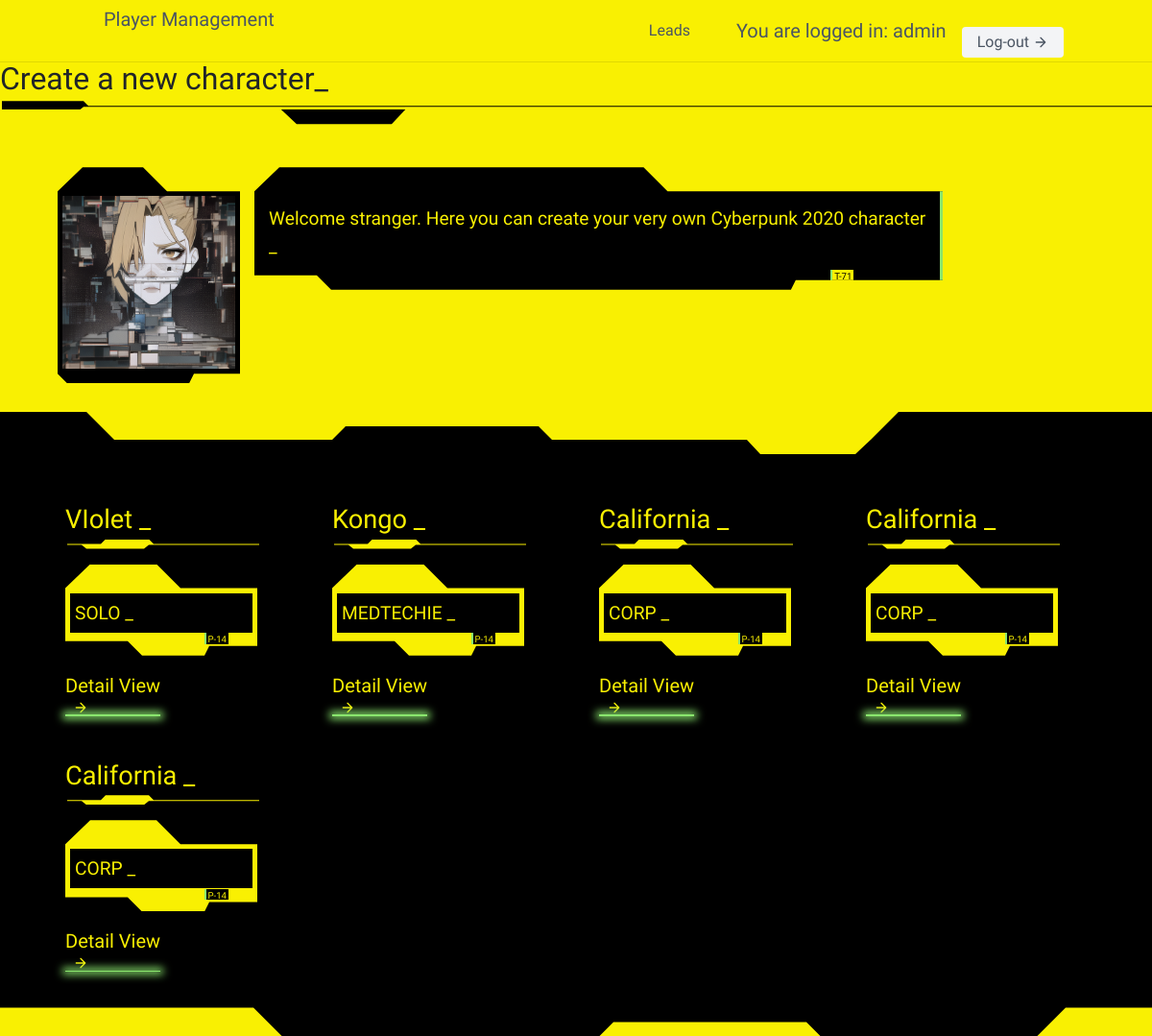
Page /cp2020/list/ (signed in) on the committed database.
### users/models.py (models this page shows)
class User(AbstractUser):
    pass

### cp2020/models.py (models this page shows, shortened)
class CharacterDetail(models.Model):
    SL = 'SOLO'
    RC = 'ROCKER'
    NR = "NETRUNNER"
    MD = "MEDIA"
    ND = "NOMAD"
    FX = "FIXER"
    CP = "COP"
    CR = "CORP"
    TC = "TECHIE"
    MC = "MEDTECHIE"
    ROLES = [
        (SL, "Solo"),
        (RC, "Rocker"),
        (NR, "Netrunner"),
        (MD, "Media"),
        (ND, "Nomad"),
        (FX, "Fixer"),
        (CP, "Cop"),
        (CR, "Corp"),
        (TC, "Techie"),
        (MC, "Medtechie"),
    ]
    user = models.ForeignKey(User, on_delete=models.CASCADE, blank=True, null=True)
    name = models.CharField(max_length=15)
    role = models.TextField(choices=ROLES, default=SL)
    picture = models.ImageField(upload_to='pictures_storage/',
                                height_field=None,
                                width_field=None,
                                max_length=200,
                                blank=True, null=True)
    stat_INT = models.DecimalField(max_digits=2, decimal_places=0, default=2,
                                    validators=[MinValueValidator(2), MaxValueValidator(10)])
    stat_REF = models.DecimalField(max_digits=2, decimal_places=0, default=2,
                                    validators=[MinValueValidator(2), MaxValueValidator(10)])
    stat_TECH = models.DecimalField(max_digits=2, decimal_places=0, default=2,
                                    validators=[MinValueValidator(2), MaxValueValidator(10)])
    stat_COOL = models.DecimalField(max_digits=2, decimal_places=0, default=2,
                                    validators=[MinValueValidator(2), MaxValueValidator(10)])
    stat_ATTR = models.DecimalField(max_digits=2, decimal_places=0, default=2,
                                    validators=[MinValueValidator(2), MaxValueValidator(10)])
    stat_LUCK = models.DecimalField(max_digits=2, decimal_places=0, default=2,
                                    validators=[MinValueValidator(2), MaxValueValidator(10)])
    stat_MA = models.DecimalField(max_digits=2, decimal_places=0, default=2,
                                    validators=[MinValueValidator(2), MaxValueValidator(10)])
    stat_BODY = models.DecimalField(max_digits=2, decimal_places=0, default=2,
                                    validators=[MinValueValidator(2), MaxValueValidator(10)])
    stat_EMP = models.DecimalField(max_digits=2, decimal_places=0, default=2,
                                    validators=[MinValueValidator(2), MaxValueValidator(10)])
    MA_Run = models.DecimalField(max_digits=3, decimal_places=0,
                                 blank=True, null=True)
    MA_Leap = models.DecimalField(max_digits=3, decimal_places=0,
                                  blank=True, null=True)
    MA_Lift = models.DecimalField(max_digits=3, decimal_places=0,
                                  blank=True, null=True)
    EMP_Humanity = models.DecimalField(max_digits=3, decimal_places=0,
                                       blank=True, null=True)
    BODY_Save_Nr = models.DecimalField(max_digits=3, decimal_places=0,
                                       blank=True, null=True)
    BODY_BTM = models.DecimalField(max_digits=3, decimal_places=0,
                                       blank=True, null=True)
    SKILL_Authority = models.DecimalField(max_digits=2, decimal_places=0, default=0)
    SKILL_Char_Leadership = models.DecimalField(max_digits=2, decimal_places=0, default=0)
    SKILL_Combat_Sense = models.DecimalField(max_digits=2, decimal_places=0, default=0)
    SKILL_Credibility = models.DecimalField(max_digits=2, decimal_places=0, default=0)
    SKILL_Family = models.DecimalField(max_digits=2, decimal_places=0, default=0)
    SKILL_Interface = models.DecimalField(max_digits=2, decimal_places=0, default=0)
    SKILL_Jury_Rig = models.DecimalField(max_digits=2, decimal_places=0, default=0)
    SKILL_Medical_Tech = models.DecimalField(max_digits=2, decimal_places=0, default=0)
    SKILL_Resources = models.DecimalField(max_digits=2, decimal_places=0, default=0)
    SKILL_Street_Deal = models.DecimalField(max_digits=2, decimal_places=0, default=0)
    ATRR_Personal_Grooming = models.DecimalField(max_digits=2, decimal_places=0, default=0)
    ATRR_Wardrobe_Style = models.DecimalField(max_digits=2, decimal_places=0, default=0)
    BODY_Endurance = models.DecimalField(max_digits=2, decimal_places=0, default=0)
    BODY_Strength_Feat = models.DecimalField(max_digits=2, decimal_places=0, default=0)
    BODY_Swimming = models.DecimalField(max_digits=2, decimal_places=0, default=0)
    COOL_Interrogation = models.DecimalField(max_digits=2, decimal_places=0, default=0)
    COOL_Intimidate = models.DecimalField(max_digits=2, decimal_places=0, default=0)
    COOL_Oratory = models.DecimalField(max_digits=2, decimal_places=0, default=0)
    COOL_Resist_Torture = models.DecimalField(max_digits=2, decimal_places=0, default=0)
    COOL_Streetwise = models.DecimalField(max_digits=2, decimal_places=0, default=0)
    EMPATHY_Human_Perception = models.DecimalField(max_digits=2, decimal_places=0, default=0)
    EMPATHY_Interview = models.DecimalField(max_digits=2, decimal_places=0, default=0)
    EMPATHY_Leadership = models.DecimalField(max_digits=2, decimal_places=0, default=0)
    EMPATHY_Seduction = models.DecimalField(max_digits=2, decimal_places=0, default=0)
    EMPATHY_Social = models.DecimalField(max_digits=2, decimal_places=0, default=0)
    EMPATHY_Persuasion = models.DecimalField(max_digits=2, decimal_places=0, default=0)
    EMPATHY_Perform = models.DecimalField(max_digits=2, decimal_places=0, default=0)
    INT_Accounting = models.DecimalField(max_digits=2, decimal_places=0, default=0)
    INT_Anthropology = models.DecimalField(max_digits=2, decimal_places=0, default=0)
    INT_Awareness = models.DecimalField(max_digits=2, decimal_places=0, default=0)
    INT_Biology = models.DecimalField(max_digits=2, decimal_places=0, default=0)
    INT_Botany = models.DecimalField(max_digits=2, decimal_places=0, default=0)
    INT_Chemistry = models.DecimalField(max_digits=2, decimal_places=0, default=0)
    INT_Composition = models.DecimalField(max_digits=2, decimal_places=0, default=0)
    INT_Diagnose_Illness = models.DecimalField(max_digits=2, decimal_places=0, default=0)
    INT_Education = models.DecimalField(max_digits=2, decimal_places=0, default=0)
    INT_Expert = models.DecimalField(max_digits=2, decimal_places=0, default=0)
    INT_Gamble = models.DecimalField(max_digits=2, decimal_places=0, default=0)
    INT_Geology = models.DecimalField(max_digits=2, decimal_places=0, default=0)
    INT_Hide = models.DecimalField(max_digits=2, decimal_places=0, default=0)
    INT_History = models.DecimalField(max_digits=2, decimal_places=0, default=0)
    INT_Language_1 = models.DecimalField(max_digits=2, decimal_places=0, default=0)
    INT_Language_1_Type = models.CharField(max_length=15, default="")
    INT_Language_2 = models.DecimalField(max_digits=2, decimal_places=0, default=0)
    INT_Language_2_Type = models.CharField(max_length=15, default="")
    INT_Language_3 = models.DecimalField(max_digits=2, decimal_places=0, default=0)
    INT_Language_3_Type = models.CharField(max_length=15, default="")
    INT_Library_Search = models.DecimalField(max_digits=2, decimal_places=0, default=0)
    INT_Mathematics = models.DecimalField(max_digits=2, decimal_places=0, default=0)
    INT_Physics = models.DecimalField(max_digits=2, decimal_places=0, default=0)
    INT_Programming = models.DecimalField(max_digits=2, decimal_places=0, default=0)
    INT_Track = models.DecimalField(max_digits=2, decimal_places=0, default=0)
    INT_Stock_Market = models.DecimalField(max_digits=2, decimal_places=0, default=0)
    INT_System_Knowledge = models.DecimalField(max_digits=2, decimal_places=0, default=0)
    INT_Teaching = models.DecimalField(max_digits=2, decimal_places=0, default=0)
    INT_Wilderness_Survival = models.DecimalField(max_digits=2, decimal_places=0, default=0)
    INT_Zoology = models.DecimalField(max_digits=2, decimal_places=0, default=0)
    REF_Archery = models.DecimalField(max_digits=2, decimal_places=0, default=0)
    REF_Athletics = models.DecimalField(max_digits=2, decimal_places=0, default=0)
    REF_Brawling = models.DecimalField(max_digits=2, decimal_places=0, default=0)
    REF_Dance = models.DecimalField(max_digits=2, decimal_places=0, default=0)
    REF_Dodge_Escape = models.DecimalField(max_digits=2, decimal_places=0, default=0)
    REF_Driving = models.DecimalField(max_digits=2, decimal_places=0, default=0)
    REF_Fencing = models.DecimalField(max_digits=2, decimal_places=0, default=0)
    REF_Handgun = models.DecimalField(max_digits=2, decimal_places=0, default=0)
    REF_Heavy_Weapons = models.DecimalField(max_digits=2, decimal_places=0, default=0)
    REF_Martial_Art_1 = models.DecimalField(max_digits=2, decimal_places=0, default=0)
    REF_Martial_Art_1_Type = models.CharField(max_length=15, default="")
    REF_Martial_Art_2 = models.DecimalField(max_digits=2, decimal_places=0, default=0)
    REF_Martial_Art_2_Type = models.CharField(max_length=15, default="")
    REF_Martial_Art_3 = models.DecimalField(max_digits=2, decimal_places=0, default=0)
    REF_Martial_Art_3_Type = models.CharField(max_length=15, default="")
    REF_Melee = models.DecimalField(max_digits=2, decimal_places=0, default=0)
    REF_Motorcycle = models.DecimalField(max_digits=2, decimal_places=0, default=0)
    REF_Operate_Hvy_Machinery = models.DecimalField(max_digits=2, decimal_places=0, default=0)
    REF_Pilot_Gyro = models.DecimalField(max_digits=2, decimal_places=0, default=0)
    REF_Pilot_Fixed_Wing = models.DecimalField(max_digits=2, decimal_places=0, default=0)
    REF_Pilot_Dirigible = models.DecimalField(max_digits=2, decimal_places=0, default=0)
    REF_Pilot_Vect_Thrust = models.DecimalField(max_digits=2, decimal_places=0, default=0)
    REF_Rifle = models.DecimalField(max_digits=2, decimal_places=0, default=0)
    REF_Stealth = models.DecimalField(max_digits=2, decimal_places=0, default=0)
    REF_Submachinegun = models.DecimalField(max_digits=2, decimal_places=0, default=0)
    TECH_Aero_Tech = models.DecimalField(max_digits=2, decimal_places=0, default=0)
    TECH_AV_Tech = models.DecimalField(max_digits=2, decimal_places=0, default=0)
    TECH_Basic_Tech = models.DecimalField(max_digits=2, decimal_places=0, default=0)
    TECH_Cryotank_Operation = models.DecimalField(max_digits=2, decimal_places=0, default=0)
    TECH_Cyberdeck_Design = models.DecimalField(max_digits=2, decimal_places=0, default=0)
    TECH_Cyber_Tech = models.DecimalField(max_digits=2, decimal_places=0, default=0)
    TECH_Demolitions = models.DecimalField(max_digits=2, decimal_places=0, default=0)
    TECH_Disguise = models.DecimalField(max_digits=2, decimal_places=0, default=0)
    TECH_Electronics = models.DecimalField(max_digits=2, decimal_places=0, default=0)
    TECH_Elect_Security = models.DecimalField(max_digits=2, decimal_places=0, default=0)
    TECH_First_Aid = models.DecimalField(max_digits=2, decimal_places=0, default=0)
    TECH_Forgery = models.DecimalField(max_digits=2, decimal_places=0, default=0)
    TECH_Gyro_Tech = models.DecimalField(max_digits=2, decimal_places=0, default=0)
    TECH_Paint_or_Draw = models.DecimalField(max_digits=2, decimal_places=0, default=0)
    TECH_Photo_Film = models.DecimalField(max_digits=2, decimal_places=0, default=0)
    TECH_Pharmacuticals = models.DecimalField(max_digits=2, decimal_places=0, default=0)
    TECH_Pick_Lock = models.DecimalField(max_digits=2, decimal_places=0, default=0)
    TECH_Play_Instrument = models.DecimalField(max_digits=2, decimal_places=0, default=0)
    TECH_Weaponsmith = models.DecimalField(max_digits=2, decimal_places=0, default=0)

### cp2020/views.py (the view)
# urls.py: path('list/', CharacterList.as_view(), name="CharList"),
class CharacterList(LoginRequiredMixin, ListView):
    template_name = "CharacterList.html"
    context_object_name = 'myCharacters'
    def get_queryset(self):
        return CharacterDetail.objects.filter(
            user =self.request.user
        )

### cp2020/templates/CharacterList.html (shortened to what this page needs)
{% extends "baseCP.html" %}
{% block content %}
    <hr>
    <h1 class="cyberpunk">Create a new character</h1>
    <section class="cyberpunk">
        {% load static %}
        <div style="display:inline-block;vertical-align:top;">
            <img src="{% static 'AI_Picture.png' %}"  alt="" height="200" width="200" />
         </div>
        <div style="display:inline-block;">
        <p class="cyberpunk inverse">
            Welcome stranger. Here you can create your very own Cyberpunk 2020 character<br>
        </p>
        </div>
    </section>
    <section class="cyberpunk black">
   <div class="flex flex-wrap -m-4" >
    {% for CharacterDetail in myCharacters %}
       <div class="p-4 lg:w-1/4 md:w-full">
          <div class="flex-grow"style="max-width: 200px">
            <h2 class="text-gray-900 text-lg title-font font-medium mb-3">
                {{ CharacterDetail.name }}
            </h2>
            <p class="leading-relaxed text-base">
                {{ CharacterDetail.role }}
            </p>
            <a href = " {% url 'cp2020:Details' CharacterDetail.pk %}" class="mt-3 text-green-500 inline-flex items-center">
                                Detail View
              <svg fill="none" stroke="currentColor" stroke-linecap="round" stroke-linejoin="round" stroke-width="2" class="w-4 h-4 ml-2" viewBox="0 0 24 24">
                <path d="M5 12h14M12 5l7 7-7 7"></path>
              </svg>
            </a>
          </div>
       </div>
    {% endfor %}
       </div>
    </section>
{% endblock content %}

### cp2020/templates/navbarCP.html (shortened to what this page needs)
<header class="text-gray-600 body-font">
  <div class="container mx-auto flex flex-wrap p-1 flex-col md:flex-row items-center">
    <a class="flex title-font font-medium items-center text-gray-900 mb-4 md:mb-0">
      <span class="ml-3 text-xl">Player Management</span>
    </a>
    <nav class="md:ml-auto flex flex-wrap items-center text-base justify-center">
     <a href="{% url 'landing-page' %}" class="mr-5 hover:text-gray-900">Leads</a>
    </nav>
    {% if request.user.is_authenticated %}
      You are logged in: {{ request.user.username }}
       <a href="{% url 'users:logout' %}" class="ml-3 inline-flex items-center bg-gray-100 border-0 py-1 px-3 focus:outline-none hover:bg-gray-200 rounded text-base mt-4 md:mt-0">Log-out
      <svg fill="none" stroke="currentColor" stroke-linecap="round" stroke-linejoin="round" stroke-width="2" class="w-4 h-4 ml-1" viewBox="0 0 24 24">
        <path d="M5 12h14M12 5l7 7-7 7"></path>
      </svg>
    {% endif %}
    </a>
    </div>
</header>

### rows in the picture
User: user.username "admin"
CharacterDetail: name "VIolet", role "SOLO"
CharacterDetail: name "Kongo", role "MEDTECHIE"
CharacterDetail: name "California", role "CORP"
CharacterDetail: name "California", role "CORP"
CharacterDetail: name "California", role "CORP"
